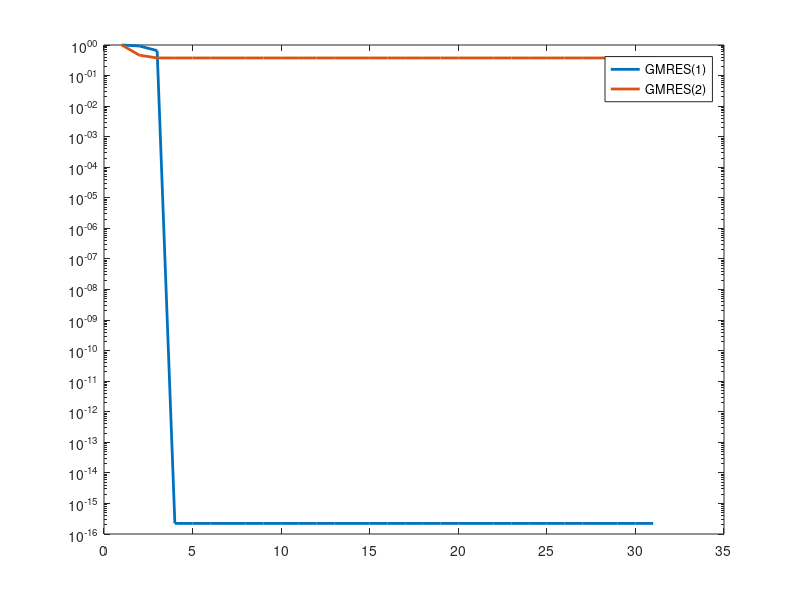

Source code (MATLAB):
clear all
%% The first example from Embree's paper on the restart GMRES.
disp('GMRES(1)')
A = [ 1 1 1; 
      0 1 3;
      0 0 1];
b = [2 -4 1]';

it = 30;
r1 = zeros(3,it);
r1(:,1) = b;
r1Norms = zeros(1,it);
r1Norms(1) = norm(r1(:,1))/norm(b);


for k=1:it
    r1(:,k+1) = r1(:,k) - ((r1(:,k)'*A*r1(:,k)) / (r1(:,k)'*A'*A*r1(:,k))) ...
         * A*r1(:,k);
    r1Norms(k+1) = norm(r1(:,k+1))/norm(b);
end
r1Norms(4:end) = eps;


%% The second example from the same paper on restart GMRES.
disp('GMRES(2)')
r2 = zeros(3,it);
%r(k+2) = p(A)r(k). p(z) = 1 + alpha*z + beta*z^2;
r2(:,1) = b;
r2(:,2) = [3 -3 0];
r2Norms = zeros(1,it);
r2Norms(1) = norm(r2(:,1))/norm(b);

for k=1:it
    alpha = ((r2(:,k)'         * A*A * r2(:,k))  * ...
             (r2(:,k)' * A'    * A*A * r2(:,k))  - ...
             (r2(:,k)'         * A*    r2(:,k))  * ...
             (r2(:,k)' * A'*A' * A*A * r2(:,k))) / ...
            ((r2(:,k)' * A'    * A   * r2(:,k))  * ...
             (r2(:,k)' * A'*A' * A*A * r2(:,k))  - ...
             (r2(:,k)' * A'    * A*A * r2(:,k))  * ...
             (r2(:,k)' * A'    * A*A * r2(:,k)));
    
   beta =  ((r2(:,k)'  *         A   * r2(:,k))  * ...
            (r2(:,k)'  * A'    * A*A * r2(:,k))  - ...
            (r2(:,k)'          * A*A * r2(:,k))  * ...
            (r2(:,k)'  * A'    * A   * r2(:,k))) / ...
           ((r2(:,k)'  * A'    * A   * r2(:,k))  * ...
            (r2(:,k)'  * A'*A' * A*A * r2(:,k))  - ...
            (r2(:,k)'  * A'    * A*A * r2(:,k))  * ...
            (r2(:,k)'  * A'    * A*A * r2(:,k)));
      
   p = eye(3) + alpha*A + beta*(A^2);
   r2(:,k+1) = p*r2(:,k);
   r2Norms(k+1) = norm(r2(:,k+1))/norm(b);   
end

semilogy(1:(it+1),r1Norms,'LineWidth',2)
hold on
semilogy(1:(it+1),r2Norms,'LineWidth',2)
legend('GMRES(1)','GMRES(2)')
hold off




